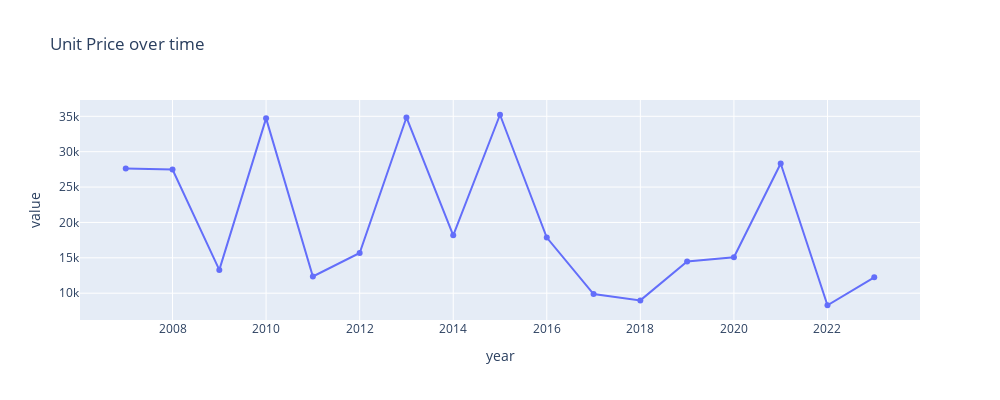
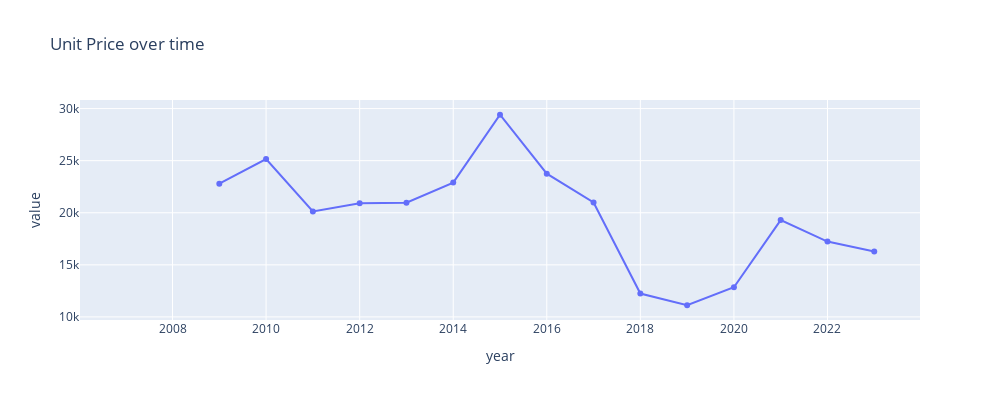

Write notebook code for charts like these, in order.
### Code cell
# Weighted moving average
metric = metrics["weighted_median"]
temporal_smoothed_metric = f"{metric}_smoothed_temporal"

weights = np.array([1, 1, 1]) # [year - 2, year - 1, year]
weights_normalized = weights / np.sum(weights)
area_df[temporal_smoothed_metric] = area_df[metric].rolling(window=3).apply(lambda x: np.dot(x, weights_normalized))

plot_time_series(
    area_df,
    metric,
    group_by_columns,
    granularity_columns,
    f"Unit Price over time",
    # visible="legendonly",
    width=1000,
    height=400,
    showlegend=False
)

plot_time_series(
    area_df,
    temporal_smoothed_metric,
    group_by_columns,
    granularity_columns,
    f"Unit Price over time",
    # visible="legendonly",
    width=1000,
    height=400,
    showlegend=False
)

### Figure 1 — Plotly figure (JSON) as saved in the notebook; plotly's stock layout.template omitted (floating-point values rounded to 4 significant figures)
{"data": [{"hovertemplate": "variable=('Akita-ken Nikaho-shi', '5214')<br>year=%{x}<br>value=%{y}<extra></extra>", "legendgroup": "('Akita-ken Nikaho-shi', '5214')", "line": {"color": "#636efa", "dash": "solid"}, "marker": {"symbol": "circle"}, "mode": "lines+markers", "name": "('Akita-ken Nikaho-shi', '5214')", "orientation": "v", "showlegend": true, "type": "scatter", "x": [2007, 2008, 2009, 2010, 2011, 2012, 2013, 2014, 2015, 2016, 2017, 2018, 2019, 2020, 2021, 2022, 2023], "xaxis": "x", "y": [27610.0, 27470.0, 13290.0, 34710.0, 12360.0, 15680.0, 34830.0, 18180.0, 35220.0, 17870.0, 9883.0, 8984.0, 14500.0, 15070.0, 28320.0, 8297.0, 12240.0], "yaxis": "y"}], "layout": {"autosize": false, "height": 400, "hovermode": "closest", "legend": {"title": {"text": "variable"}, "tracegroupgap": 0}, "showlegend": false, "title": {"text": "Unit Price over time"}, "width": 1000, "xaxis": {"anchor": "y", "domain": [0, 1], "title": {"text": "year"}}, "yaxis": {"anchor": "x", "domain": [0, 1], "title": {"text": "value"}}}}

### Figure 2 — Plotly figure (JSON) as saved in the notebook; plotly's stock layout.template omitted (floating-point values rounded to 4 significant figures)
{"data": [{"hovertemplate": "variable=('Akita-ken Nikaho-shi', '5214')<br>year=%{x}<br>value=%{y}<extra></extra>", "legendgroup": "('Akita-ken Nikaho-shi', '5214')", "line": {"color": "#636efa", "dash": "solid"}, "marker": {"symbol": "circle"}, "mode": "lines+markers", "name": "('Akita-ken Nikaho-shi', '5214')", "orientation": "v", "showlegend": true, "type": "scatter", "x": [2007, 2008, 2009, 2010, 2011, 2012, 2013, 2014, 2015, 2016, 2017, 2018, 2019, 2020, 2021, 2022, 2023], "xaxis": "x", "y": [null, null, 22790.0, 25160.0, 20120.0, 20920.0, 20960.0, 22900.0, 29410.0, 23750.0, 20990.0, 12240.0, 11120.0, 12850.0, 19300.0, 17230.0, 16290.0], "yaxis": "y"}], "layout": {"autosize": false, "height": 400, "hovermode": "closest", "legend": {"title": {"text": "variable"}, "tracegroupgap": 0}, "showlegend": false, "title": {"text": "Unit Price over time"}, "width": 1000, "xaxis": {"anchor": "y", "domain": [0, 1], "title": {"text": "year"}}, "yaxis": {"anchor": "x", "domain": [0, 1], "title": {"text": "value"}}}}
